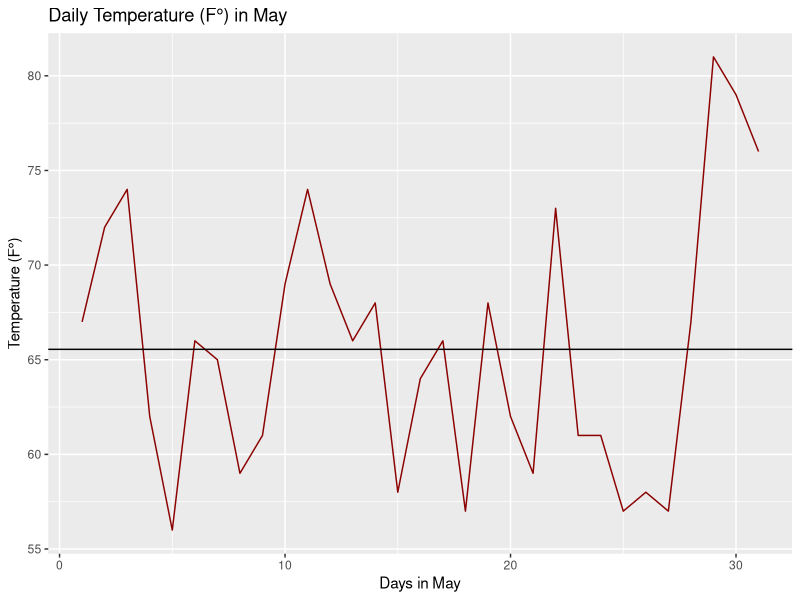
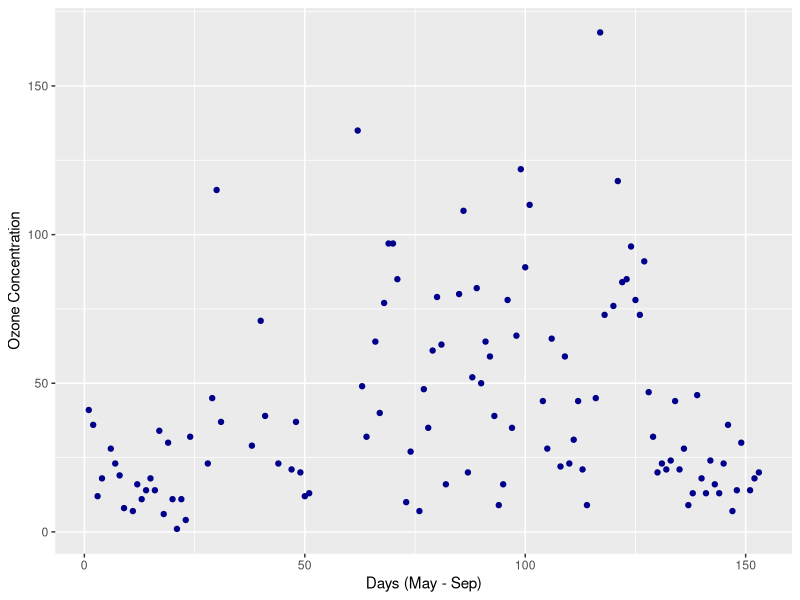
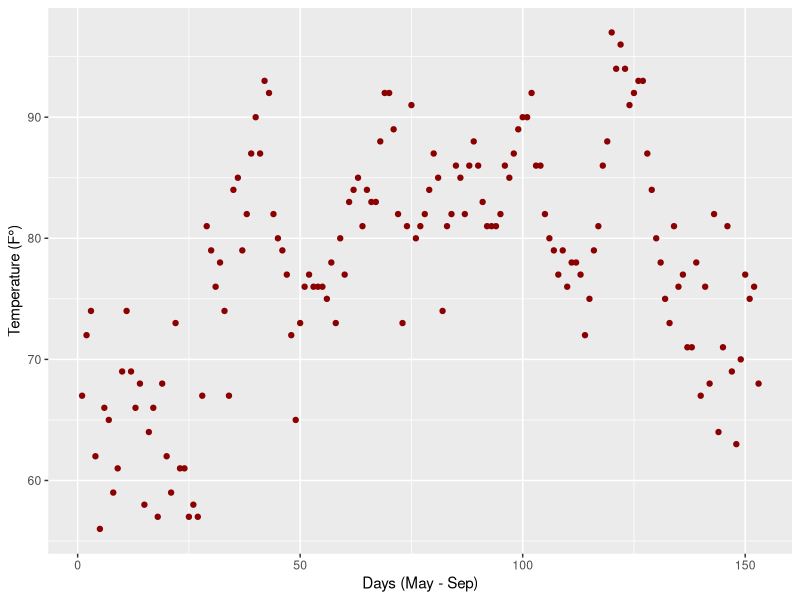
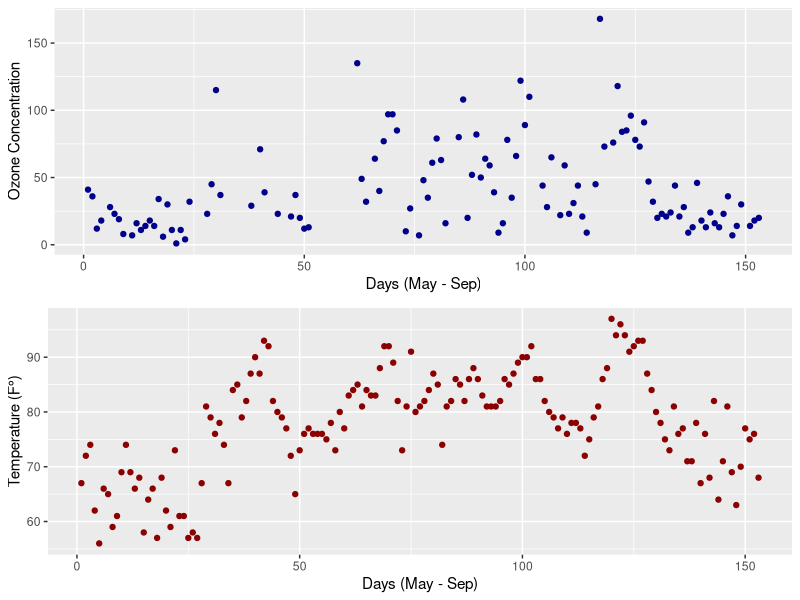
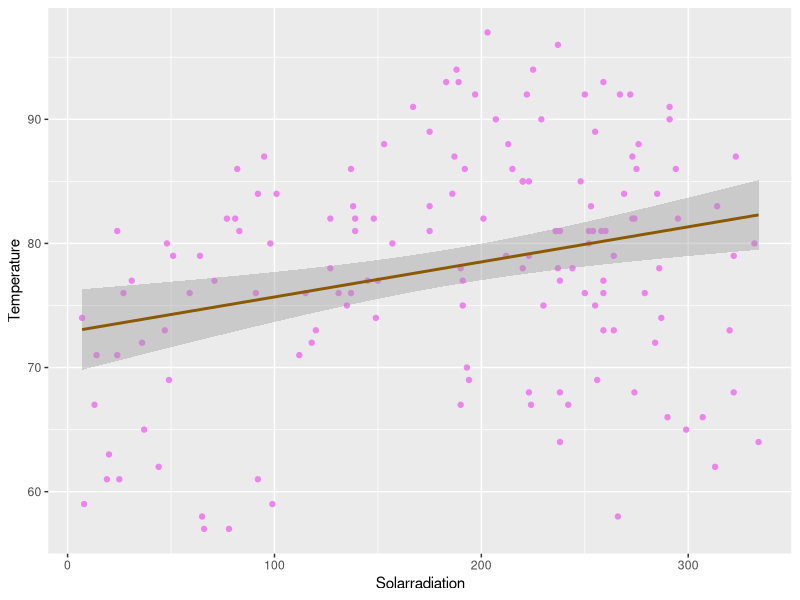

Write R code to recreate these figures, in order.
## ---- chunk 1
#Report Exercise 4 (first plot)
library(tidyverse)

#Erarbeitung der ersten Grafik
#Herunterladen der Airquality-Daten
airquality <- datasets::airquality
airquality

#Filtern der Mai-Daten
may_dates <- subset(airquality, Month == 5)
may_dates <- may_dates |>
  group_by(Day) |>
  summarise(temperatures_f = (Temp))
may_dates

#Generieren der Durchschnittstemperatur von Mai
mean_temperature_may <- subset(airquality, Month ==5)
mean_temperature_may <- mean_temperature_may |>
  group_by(Month) |>
  summarise(mean_temperature = mean(Temp))
mean_temperature_may

#Figure 1 "Daily Temperature (F°) in May"
ggplot(
  data = may_dates,
  aes(Day, temperatures_f)) +
  geom_line(color = "red4") +
  geom_abline(slope = 0, intercept = 65.54839) +
  labs(title = "Daily Temperature (F°) in May",
       x = "Days in May",
       y = "Temperature (F°)") + 
  theme_grey()

## ---- chunk 2
#Report Exercise 4 (second plot)
library(tidyverse)
library(ggpubr)

#Erarbeitung der zweiten Grafik
#Herunterladen der Airquality-Daten
airquality <- datasets::airquality

#Generieren einer fortlaufenden Nummerierung
airquality <- airquality |>
  mutate(row_num = row_number())
airquality

#Filtern der relevanten Daten, hier Ozonkonzentration und Temperatur in Fahrenheit
ozone_days <- subset(airquality, Ozone & row_num)
ozone_days <- ozone_days |>
  group_by(row_num) |>
  summarise(ozone_concentration = Ozone)
ozone_days

temp_days <- subset(airquality, Temp & row_num)
temp_days <- temp_days |>
  group_by(row_num) |>
  summarise(temperature = Temp)
temp_days


#Korrelation Ozonkonzentration und Temperatur
plot_ozone <- ggplot(
  data = ozone_days,
  aes(row_num, ozone_concentration)) +
  geom_point(color = "blue4") +
  labs(x = "Days (May - Sep)",
       y = "Ozone Concentration")
  theme_classic()
plot_ozone

plot_temperature <- ggplot(
  data = temp_days,
  aes(row_num, temperature)) +
  geom_point(color = "red4") +
  labs(x = "Days (May - Sep)",
       y = "Temperature (F°)")
theme_classic()
plot_temperature

#Kombinieren zweier Plots
ggarrange(plot_ozone, plot_temperature, nrow = 2, common.legend = TRUE, legend = "bottom")
## ---- chunk 3
#Report Exercise 4 (third plot)
library(tidyverse)

#Erarbeitung der dritten Grafik
#Herunterladen der Airquality-Daten
airquality <- datasets::airquality

#Generieren einer fortlaufenden Nummerierung
airquality <- airquality |>
  mutate(row_num = row_number())
airquality

#Filtern der relevanten Daten
solar_radiaton <- subset(airquality, Solar.R & Temp)
solar_radiaton <- solar_radiaton |>
  group_by(Temp) |>
  summarise(solar.radiaton = Solar.R)
solar_radiaton

#Korrelation von Sonneneinstrahlung und Wind
ggplot(
  data = solar_radiaton,
  aes(solar.radiaton, Temp)) +
  geom_point(color = "violet") +
  geom_smooth(method = "lm", color = "orange4") +
  labs(x = "Solarradiation",
       y = "Temperature")
theme_classic()
